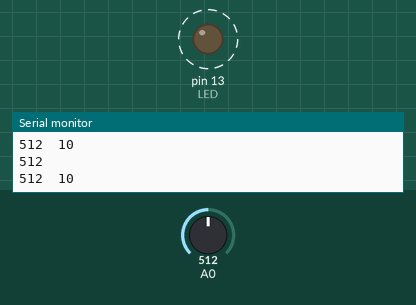
Recording of a sketch running on a simulated Arduino Uno, built with avr-gcc and run on an emulated ATmega328P. On the bench: output pins drawn as LEDs (lit = HIGH), the last lines printed to the serial monitor. Dashed ring = blinking. Inputs (shaded band) come from the test bench; at power-on: A0 = 512.

Above: at 1.2 s.
1.3 s: A0 set to 0
At 2.1 s:
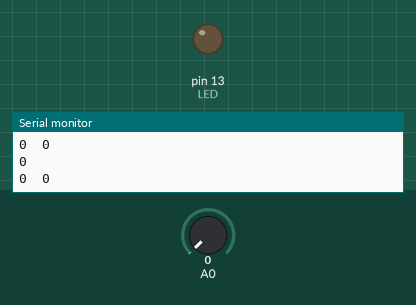
2.8 s: A0 set to 122
Timing chart, 0 to 5.8 s (numbered marks = the images above; inputs shaded):
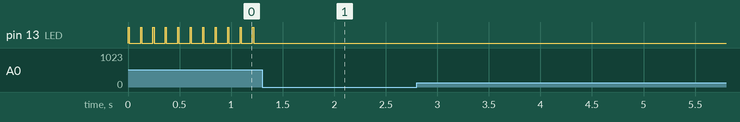

Measured:
- after the input at 1.3 s, pin 13 (LED): stops changing and stays LOW
- by itself, pin 13 (LED): alternates HIGH for 0.01 s and LOW for 0.11 s

The sketch:

2911Voltage.ino
```cpp
#define LED 13

int lum = 15; // brightness betweenn 0 and 1
void setup() {
  // put your setup code here, to run once:

Serial.begin(9600);
pinMode(LED, OUTPUT);
}

void loop() {
  // will get the value between 0 and 1023
 int value = analogRead(A0);
 Serial.println(value);


lum = map(value,0,1023,0,20);

  Serial.print(value);
  Serial.print("\t");
  Serial.println(lum);

 //pulse the LED
 digitalWrite(LED, HIGH);
 delay(lum);
 digitalWrite(LED, LOW);
 delay(20-lum);

  delay(100);
}
```
